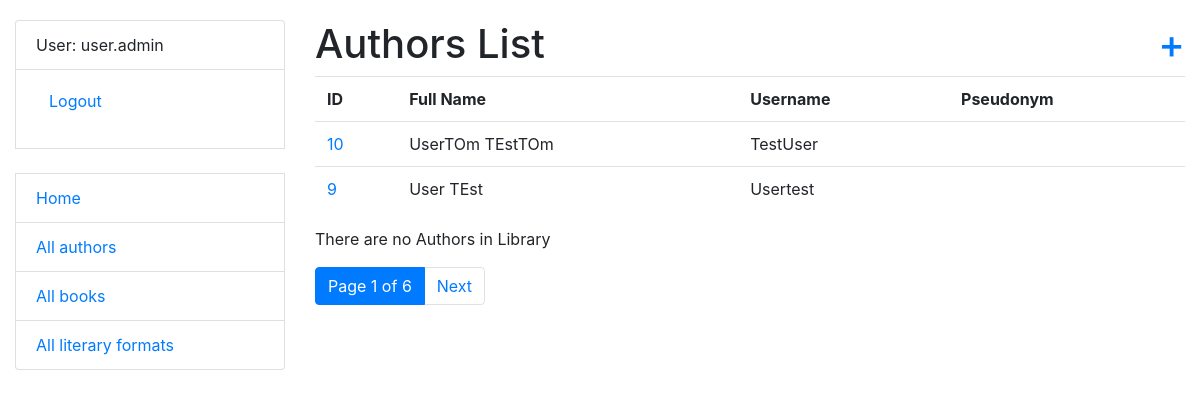
/catalog/authors/ (signed in), run on the app's committed database.
### catalog/models.py (models this page shows, shortened)
class Author(AbstractUser):
    pseudonym = models.CharField(max_length=255, null=True, blank=True)
    class Meta:
        ordering = ("username",)

### catalog/views.py (the view)
# urls.py: path("authors/", AuthorListView.as_view(), name="author-list"),
class AuthorListView(LoginRequiredMixin, generic.ListView):
    model = Author
    paginate_by = 2

### catalog/templatetags/query_transform.py (called while the page is built)
@register.simple_tag
def query_transform(request, **kwargs):
    updated = request.GET.copy()
    for key, value in kwargs.items():
        if value is not None:
            updated[key] = value
        else:
            updated.pop(key, 0)
    return updated.urlencode()

### templates/catalog/author_list.html (shortened to what this page needs)
{% extends "base.html" %}
{% block content %}
  <h1>Authors List <a style="float: right" href="{% url "catalog:author-create" %}">+</a></h1>
  {% if author_list %}
    <table class="table">
      <tr>
        <th>ID</th>
        <th>Full Name</th>
        <th>Username</th>
        <th>Pseudonym</th>
      </tr>
      {% for author in author_list %}
        <tr>
          <td>
            <a href="{% url "catalog:author-detail" pk=author.pk %}">{{ author.id }}</a>
          </td>
          <td>
            {{ author.first_name }} {{ author.last_name }}
          </td>
          <td>
            {{ author.username }}
          </td>
          <td>
          </td>
        </tr>
      {% endfor %}
    </table>
    <p>There are no Authors in Library</p>
  {% endif %}
{% endblock %}

### templates/includes/sidebar.html (shortened to what this page needs)
<ul class="sidebar-nav list-group">
  {% if user.is_authenticated %}
    <li class="list-group-item">
      User: {{ user.username }}
    </li>
    <li class="list-group-item"><form method="post" action="{% url 'logout' %}">
  <button type="submit" class="btn btn-link">
    Logout
  </button>
</form></li>
{% else %}
    <li class="list-group-item"><a href="{% url "login" %}">Login</a></li>
  {% endif %}
    <br>
  <li class="list-group-item">
    <a href="{% url 'catalog:index' %}">Home</a>
  </li>
  <li class="list-group-item">
    <a href="{% url "catalog:author-list" %}">All authors</a>
  </li>
  <li class="list-group-item">
    <a href="{% url "catalog:book-list" %}">All books</a>
  </li>
  <li class="list-group-item">
    <a href="{% url "catalog:literary-format-list" %}">All literary formats</a>
  </li>
</ul>

### static/css/styles.css (style rules this page uses)
body { margin-top: 20px; }
.sidebar-nav { padding: 0; list-style: none; }

### data on the page
Author: username "user.admin"
Author: id "10", first_name "UserTOm", last_name "TEstTOm", username "TestUser"
Author: id "9", first_name "User", last_name "TEst", username "Usertest"

### other printed values
{{ page_obj.number }} "1"
{{ page_obj.paginator.num_pages }} "6"
